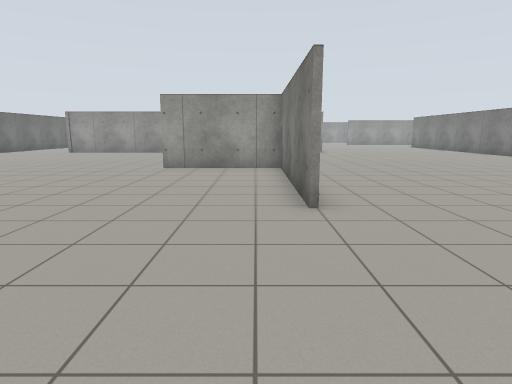
[1] (above)

24 first-person views from a walk through a Gazebo world. The camera is 1.2 m above the floor, tilts 10° down and sees 75° across. The floor is counted in squares, 1 m on a side. Each view is taken from the middle of a square. On the plan, view 1 faces up. The plan holds only what a view shows up to about 13 squares ahead; the rest is blank. The place goes on beyond the plan.

[2]
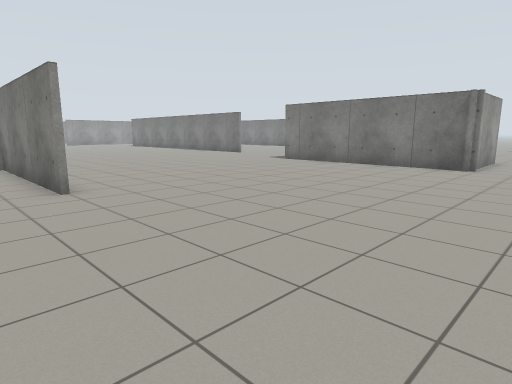

[3]
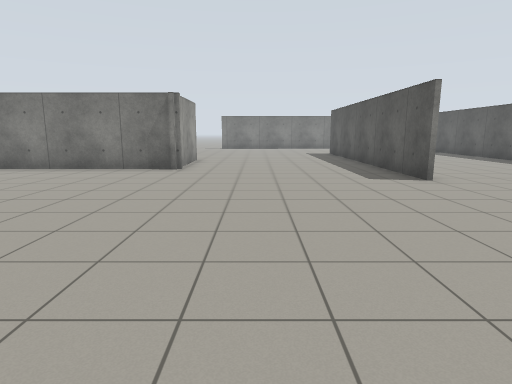

[4]
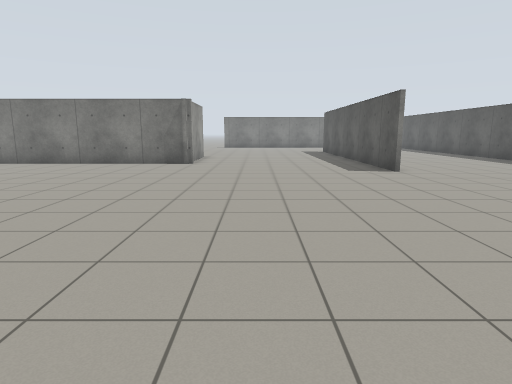

[5]
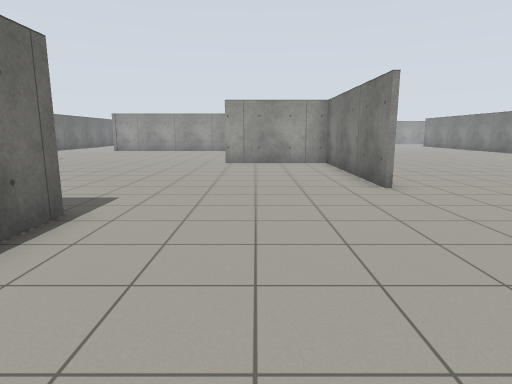

[6]
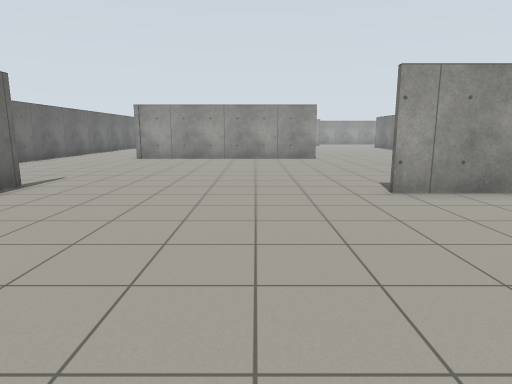

[7]
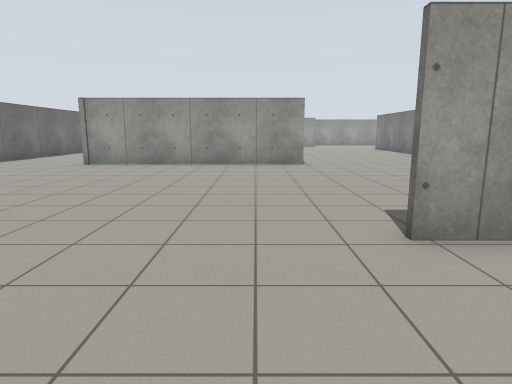

[8]
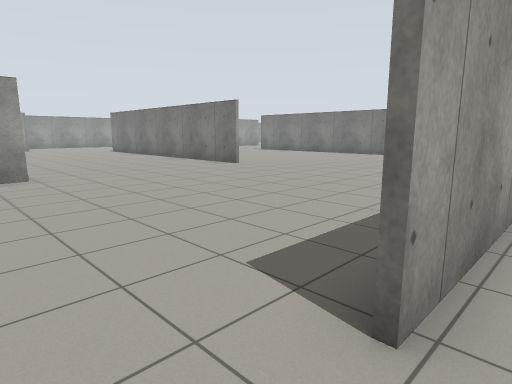

[9]
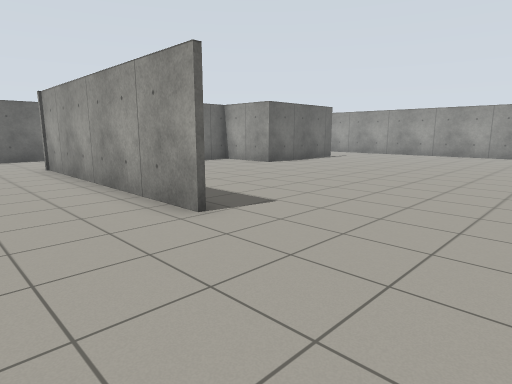

[10]
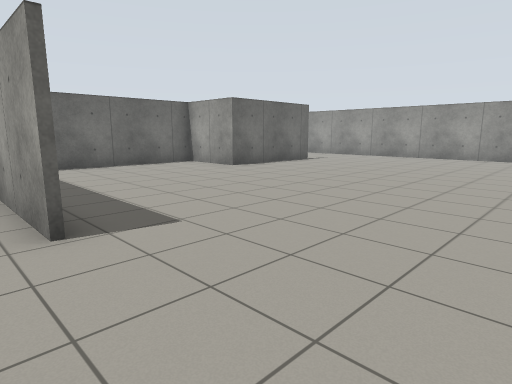

[11]
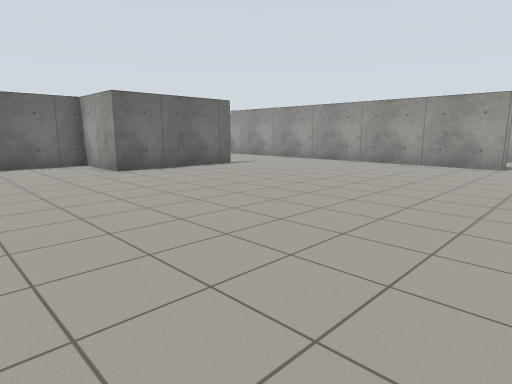

[12]
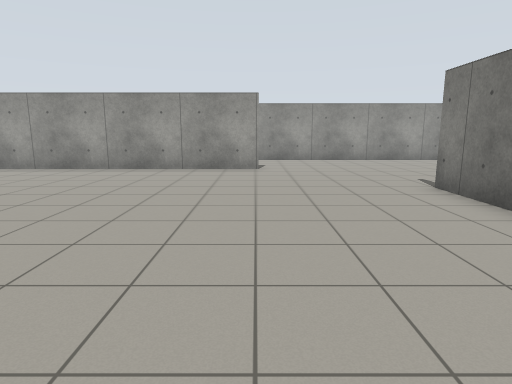

[13]
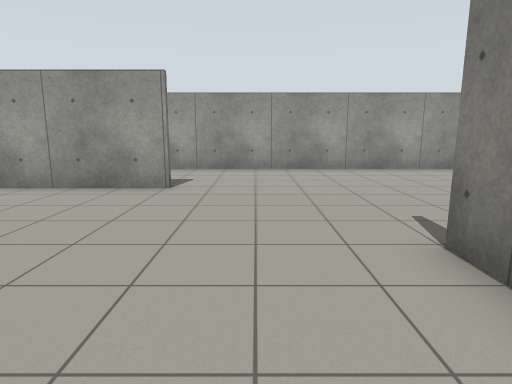

[14]
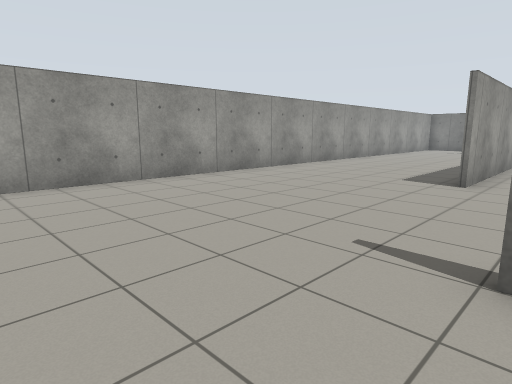

[15]
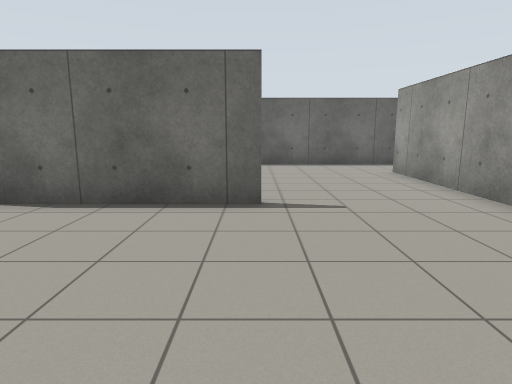

[16]
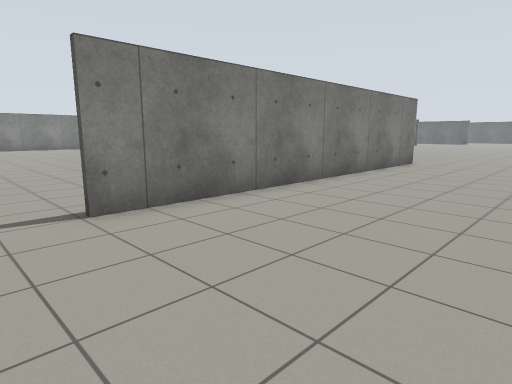

[17]
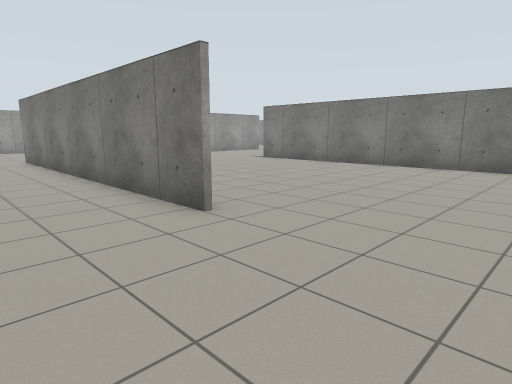

[18]
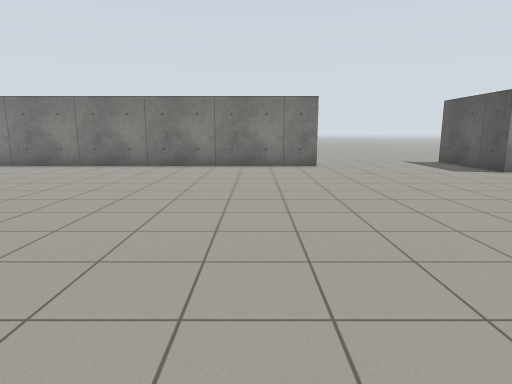

[19]
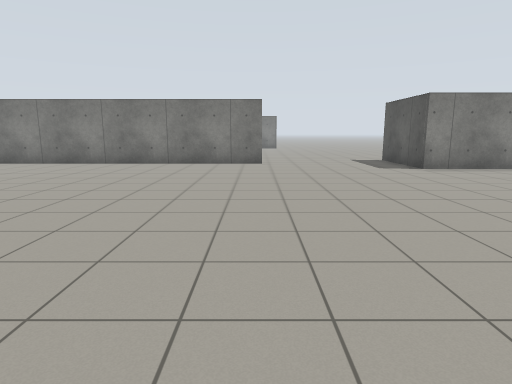

[20]
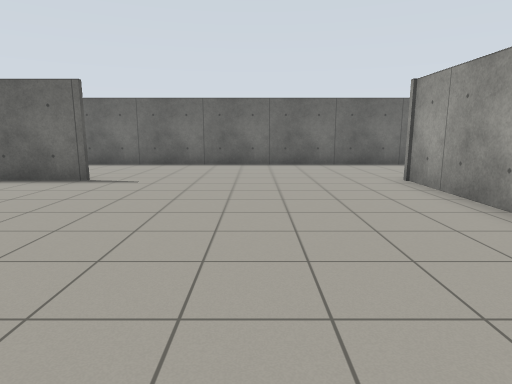

[21]
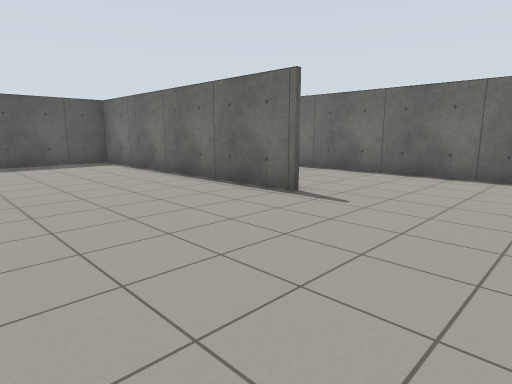

[22]
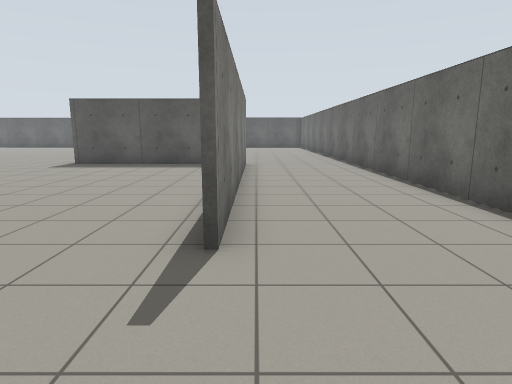

[23]
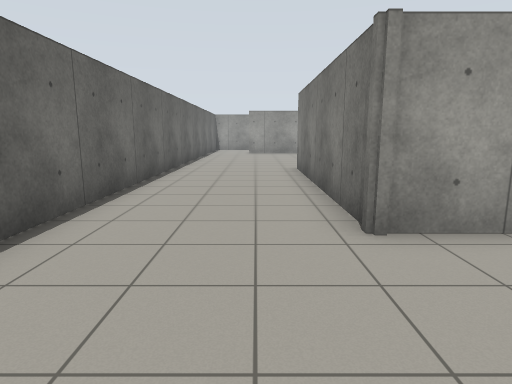

[24]
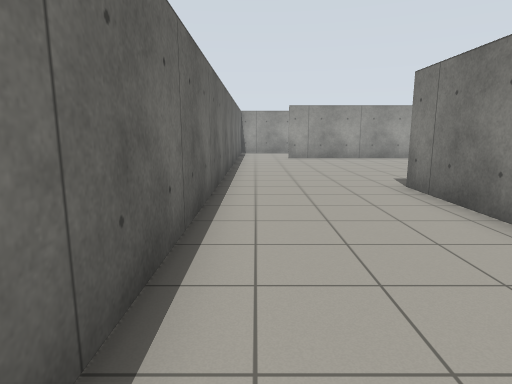

### Floor plan
Points are (right, up) in squares from view 1. A wall is a line through its corners. A room is listed if a view was taken in it or the views show most of it. See-through windows are left out.
Room 1 (views 1, 2, 3, 4, 5, 6, 7, 8, 9, 10, 11, 12, 13, 14, 15, 16, 17, 18, 19, 20, 21, 22, 23, 24)
walls: (-3.1, 20.9) (-11.6, 20.9) (-11.6, 28.5); (4, 21.1) (4, 33.5); (-11.4, 12.8) (-11.4, 3.6); (0.9, 5.2) (0.9, 11.6) (-3.2, 11.6); (13.3, 13.8) (13.3, 25.5); (-10.6, 2.8) (-4.9, 2.8) (-4.9, 1.5); (-11.6, 3.5) (-11.6, 12.8); (-8.6, 33.1) (-8.6, 28.3) (-11.4, 28.3) (-11.4, 23.1); (11.3, 0.5) (11.3, 8.3) (13.5, 8.3); (13.5, 0.7) (11, 0.7); (0.1, 37.3) (-13.5, 37.3); (13.5, 34.9) (9.4, 34.9); (8.5, -6.4) (13.4, -6.4); (-15.9, 38.4) (-15.9, 2.8); (11.6, 41.2) (-1, 41.2)

Positions as (right, up) in squares from view 1, and headings:
1: (0, 0), facing up
2: (-1, -2), facing up-right
3: (0, -2), facing right
4: (-2, -2), facing right
5: (-2, -2), facing up
6: (-6, 5), facing up
7: (-5, 8), facing up
8: (-5, 11), facing up-right
9: (1, 18), facing up-left
10: (1, 20), facing up-left
11: (2, 24), facing up-left
12: (0, 26), facing up
13: (2, 30), facing up
14: (1, 33), facing up-right
15: (-3, 33), facing left
16: (-1, 35), facing down-right
17: (1, 17), facing up-right
18: (1, 16), facing right
19: (0, 14), facing right
20: (-3, 17), facing left
21: (-6, 17), facing down-left
22: (-12, 16), facing down
23: (-13, 17), facing up
24: (-15, 21), facing up
